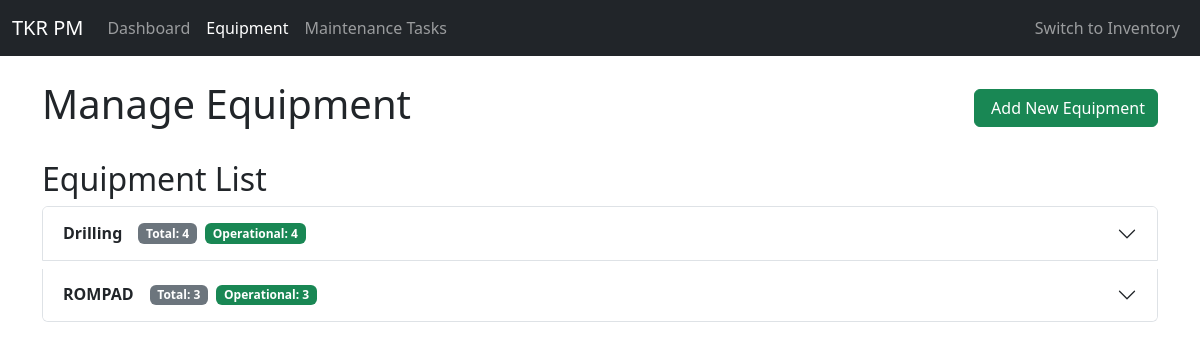
The page /planned-maintenance/equipment on the database as committed earlier.
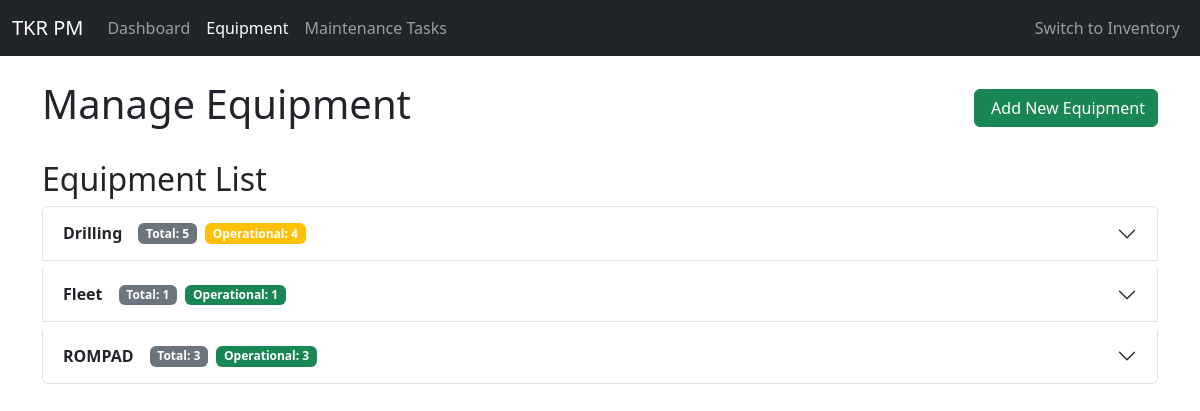
The same page on the database as committed later.
### app/models.py (models this page shows, shortened)
class Equipment(db.Model):
    id = db.Column(db.Integer, primary_key=True)
    code = db.Column(db.String(20), nullable=False, unique=True)
    name = db.Column(db.String(100), nullable=False)
    type = db.Column(db.String(50), nullable=False, index=True) # Added index
    checklist_required = db.Column(db.Boolean, default=False)
    status = db.Column(db.String(50), nullable=False, default='Operational', index=True)
    maintenance_tasks = db.relationship('MaintenanceTask', backref='equipment_ref', lazy='dynamic')
    job_cards = db.relationship('JobCard', backref='equipment_ref', lazy='dynamic')
    checklists = db.relationship('Checklist', backref='equipment_ref', lazy='dynamic')
    usage_logs = db.relationship('UsageLog', backref='equipment_ref', lazy='dynamic')
    plan_entries = db.relationship('MaintenancePlanEntry', backref='equipment', lazy='dynamic') # Added backref

### app/planned_maintenance/routes.py (the view)
@bp.route('/equipment')
def equipment_list():
    try:
        all_equipment_query = Equipment.query.order_by(Equipment.type, Equipment.code).all()
        grouped_equipment = defaultdict(lambda: {'items': [], 'total': 0, 'operational': 0})
        for item in all_equipment_query:
            group_key = item.type if item.type else "Uncategorized" # Handle potential None type
            grouped_equipment[group_key]['items'].append(item)
            grouped_equipment[group_key]['total'] += 1
            if item.status and item.status.lower() == 'operational':
                grouped_equipment[group_key]['operational'] += 1
        sorted_grouped_equipment = dict(sorted(grouped_equipment.items()))
        current_data = {
            'code': request.args.get('code', ''),
            'name': request.args.get('name', ''),
            'type': request.args.get('type', ''),
            'checklist_required': request.args.get('checklist_required') == 'true', # Convert string back to bool
            'status': request.args.get('status', 'Operational')
        }
        return render_template(
            'pm_equipment.html',
            grouped_equipment=sorted_grouped_equipment, # Pass grouped data
            equipment_statuses=EQUIPMENT_STATUSES, # Pass statuses for forms
            current_data=current_data, # Pass potentially repopulated data
            title='Manage Equipment'
        )
    except Exception as e:
        logging.error(f"Error loading equipment list: {e}", exc_info=True)
        flash(f"Error loading equipment list: {e}", "danger")
        return render_template('pm_equipment.html',
                                title='Manage Equipment',
                                error=True,
                                grouped_equipment={},
                                equipment_statuses=EQUIPMENT_STATUSES,
                                current_data={})

### app/planned_maintenance/templates/pm_equipment.html (shortened to what this page needs)
{% extends "pm_base.html" %}
{% block content %}
<div class="d-flex justify-content-between align-items-center mb-4">
    <h1>Manage Equipment</h1>
    <button class="btn btn-success" type="button" data-bs-toggle="collapse" data-bs-target="#addEquipmentForm" aria-expanded="false" aria-controls="addEquipmentForm">
         Add New Equipment
    </button>
</div>
{% set add_form_expanded = current_data and (current_data.code or current_data.name or current_data.type) %}
<h2>Equipment List</h2>
{% if grouped_equipment %}
<div class="accordion" id="equipmentAccordion">
    {% for type, group_data in grouped_equipment.items() %}
        {% set collapse_id = 'collapse-' + type|replace(' ', '-')|replace('/', '-')|lower %}
        <div class="accordion-item mb-2">
            <h2 class="accordion-header" id="heading-{{ collapse_id }}">
                <button class="accordion-button collapsed" type="button" data-bs-toggle="collapse" data-bs-target="#{{ collapse_id }}" aria-expanded="false" aria-controls="{{ collapse_id }}">
                    <strong class="me-3">{{ type }}</strong>
                    <span class="badge bg-secondary me-2">Total: {{ group_data.total }}</span>
                    <span class="badge {% if group_data.operational == group_data.total %}bg-success{% elif group_data.operational > 0 %}bg-warning{% else %}bg-danger{% endif %}">
                        Operational: {{ group_data.operational }}
                    </span>
                </button>
            </h2>
        </div>
    {% endfor %}
</div>
{% else %}
    <p class="alert alert-info">No equipment has been added yet. Use the 'Add New Equipment' button to start.</p>
{% endif %}
{% endblock %}

Rows that differ between the two databases and show on the page:
computed for Equipment "Drilling": total "4" → "5"
added Equipment: type "Fleet", total "1", operational "1"
